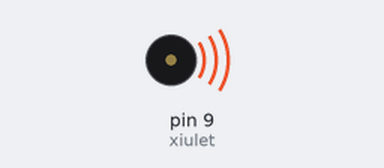
Recording of a sketch running on a simulated Arduino Uno, built with avr-gcc and run on an emulated ATmega328P. Parts: buzzer (waves = sounding).

Above: at 0.3 s.
At 7.3 s:
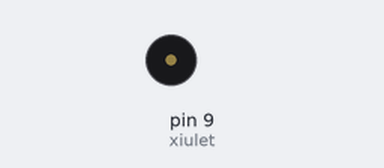
Timing chart, 0 to 9.1 s (numbered marks = the images above):
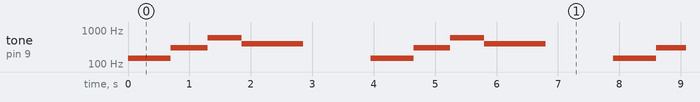

Measured:
- by itself, tone on pin 9 (xiulet): repeats every 4.0 s: 300 Hz 0.60 s, 600 Hz 0.55 s, 400 Hz 1.0 s, silent 1.1 s, 150 Hz 0.70 s

The sketch:

alarma3.ino
```cpp
/**********************************************************************************
**                                                                               **
**                                  Sirena                                       **
**                                                                               **
**                            Michael Caballero                                  **
**********************************************************************************/

//********** Includes *************************************************************

//********** Variables ************************************************************
const byte xiulet = 9;        // donar nom al pin 9 de l’Arduino
const byte pot0 = A0;         // donar nom al pin A0 de l’Arduino
int valPot0;                 // guardar valor del potenciometre

//********** Setup ****************************************************************
void setup()
{
  pinMode(xiulet, OUTPUT);   // definir el pin 9 com una sortida
}

//********** Loop *****************************************************************
void loop()
{
  //valPot0 = analogRead(pot0);    // llegir valor potenciòmetre  //en aquest cas no fa falta

  tone(xiulet, 150, 1000);    // xiulet de durada valPot0
  delay(200+500);              // esperar valPot0 del xiulet + valPot0 silenci
   tone(xiulet, 300, 1000);    // xiulet de durada valPot0
  delay(100+500);              // esperar valPot0 del xiulet + valPot0 silenci
   tone(xiulet, 600, 1000);    // xiulet de durada valPot0
  delay(50+500);              // esperar valPot0 del xiulet + valPot0 silenci
   tone(xiulet, 400, 1000);    // xiulet de durada valPot0
  delay(100+2000);              // esperar valPot0 del xiulet + valPot0 silenci
}

//********** Funcions *************************************************************
```
